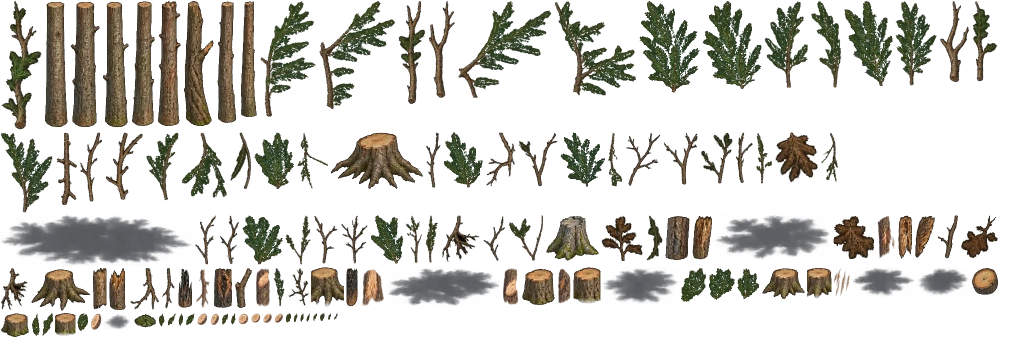
#> input picture tools/spruce.webp, 2048 x 676 px, given in place of spruce.jpeg, which was not available (shown at 1/2 size)
$ python pack_spruce.py
#> lines starting #> are read from the running program, lines starting #| are printed output that depends on the picture; after the words box and inside, x2 and y2 are one past the last pixel; in counts of white or black regions, pixels touching at a corner belong together; pictures that were not available may be replaced by others from this repository, and a replacement may not be noted
"""Spruce art set: key the black-background sheet, orient each sprite, measure
anchors / spines / forks / clips, pack an atlas (+ pine damage sprites the
sheet lacks), write spruce.webp + spruce.meta.json."""
import json, math, sys
import numpy as np
from PIL import Image
from scipy import ndimage as nd

import os
S = os.path.dirname(os.path.abspath(__file__)) + '/'   # needs boxes.json + pine.webp/pine.meta.json (decoded from the html) here
src = np.asarray(Image.open('/home/sara/Kuvat/spruce.jpeg').convert('RGB')).astype(np.float32)
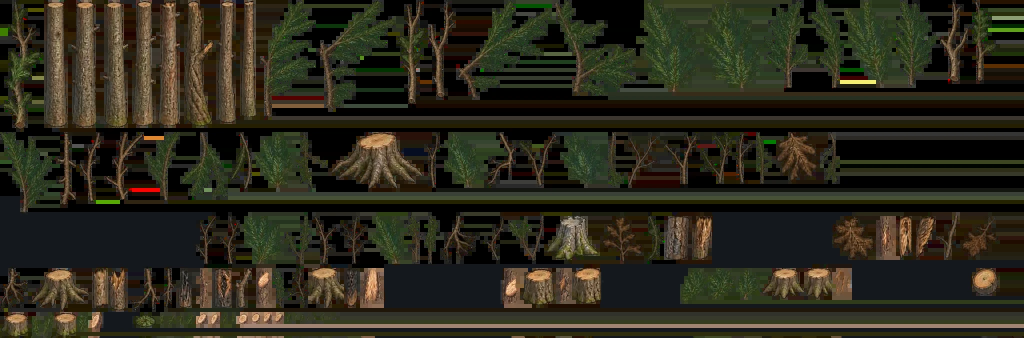
#> src: shape (676, 2048, 3) float32 (shown at 1/2 size); mean R, G, B 43.8, 41.5, 27.7
mx = src.max(2)
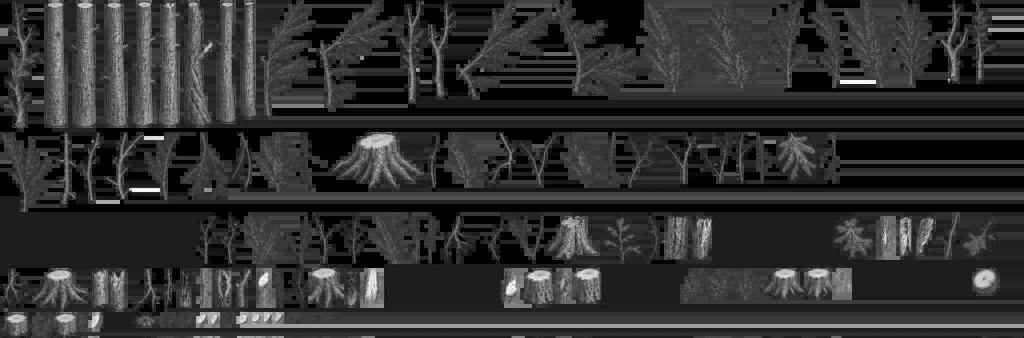
#> mx: shape (676, 2048) float32 (shown at 1/2 size); min 0, max 255, mean 47.8
fg = nd.binary_closing(mx > 28, iterations=2)
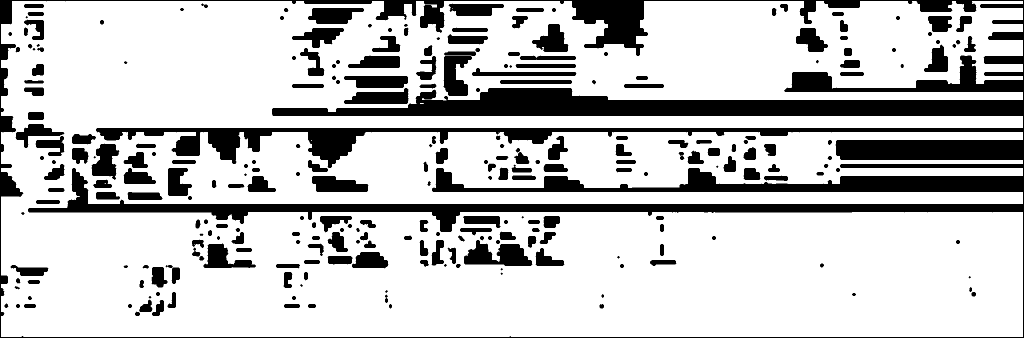
#> fg: shape (676, 2048) bool (shown at 1/2 size); 77.2% white; 267 black regions (14 under 20 px), largest, box (x1, y1, x2, y2) and area: (0, 0, 2048, 676) 207348, (928, 480, 1065, 532) 4316, (887, 112, 944, 192) 3019
lab, _ = nd.label(nd.binary_dilation(fg, iterations=3))
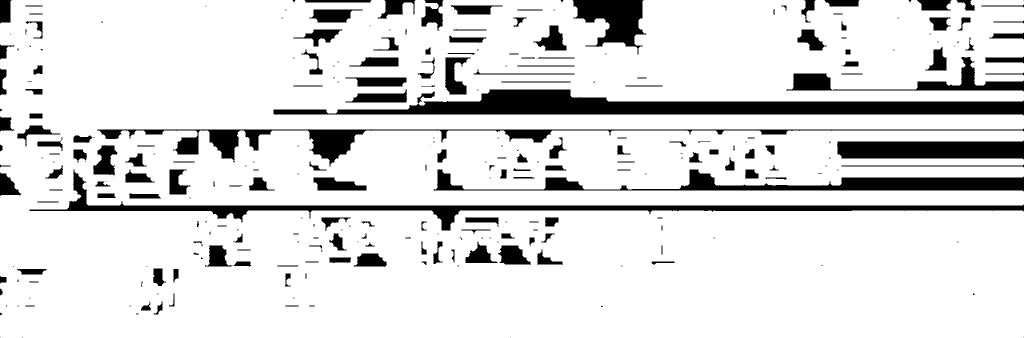
#> lab: shape (676, 2048) int32 (shown at 1/2 size); values 0 (black) and 1 (white), 86.1% white; 284 black regions (107 under 20 px), largest, box (x1, y1, x2, y2) and area: (547, 179, 2048, 231) 39340, (59, 339, 2048, 461) 23372, (867, 339, 2048, 383) 17898
#> (the run stopped early here; a loop or call above may not have finished)
